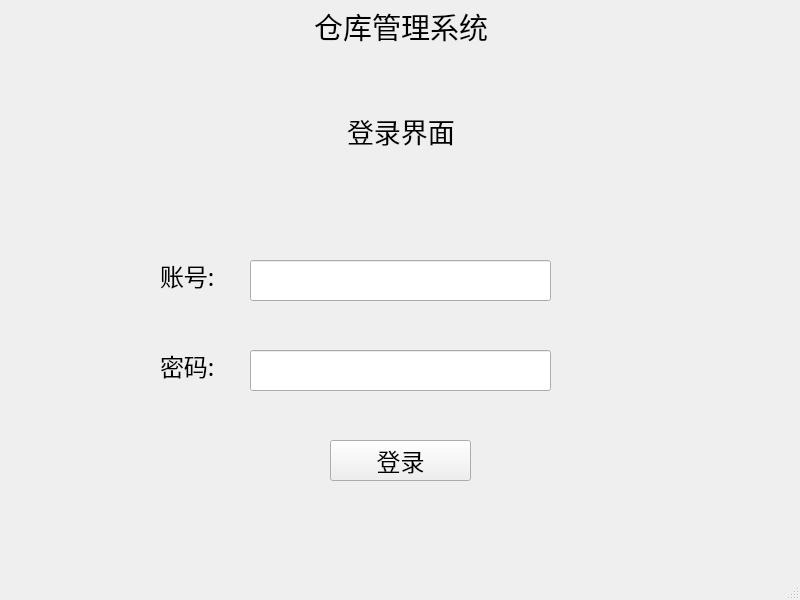
<?xml version="1.0" encoding="UTF-8"?>
<ui version="4.0">
 <class>MainWindow</class>
 <widget class="QMainWindow" name="MainWindow">
  <property name="geometry">
   <rect>
    <x>0</x>
    <y>0</y>
    <width>800</width>
    <height>600</height>
   </rect>
  </property>
  <property name="windowTitle">
   <string>仓库管理系统</string>
  </property>
  <widget class="QWidget" name="centralwidget">
   <widget class="QStackedWidget" name="stackedWidget">
    <property name="geometry">
     <rect>
      <x>10</x>
      <y>60</y>
      <width>781</width>
      <height>471</height>
     </rect>
    </property>
    <property name="font">
     <font>
      <family>楷体</family>
      <pointsize>18</pointsize>
     </font>
    </property>
    <property name="currentIndex">
     <number>0</number>
    </property>
    <widget class="QWidget" name="page">
     <widget class="QWidget" name="horizontalLayoutWidget_2">
      <property name="geometry">
       <rect>
        <x>0</x>
        <y>30</y>
        <width>781</width>
        <height>81</height>
       </rect>
      </property>
      <layout class="QHBoxLayout" name="horizontalLayout_2">
       <item>
        <spacer name="horizontalSpacer_3">
         <property name="orientation">
          <enum>Qt::Horizontal</enum>
         </property>
         <property name="sizeHint" stdset="0">
          <size>
           <width>40</width>
           <height>20</height>
          </size>
         </property>
        </spacer>
       </item>
       <item>
        <widget class="QLabel" name="title_LogIn">
         <property name="font">
          <font>
           <family>楷体</family>
           <pointsize>20</pointsize>
          </font>
         </property>
         <property name="text">
          <string>登录界面</string>
         </property>
        </widget>
       </item>
       <item>
        <spacer name="horizontalSpacer_4">
         <property name="orientation">
          <enum>Qt::Horizontal</enum>
         </property>
         <property name="sizeHint" stdset="0">
          <size>
           <width>40</width>
           <height>20</height>
          </size>
         </property>
        </spacer>
       </item>
      </layout>
     </widget>
     <widget class="QPushButton" name="btn_LogIn">
      <property name="geometry">
       <rect>
        <x>320</x>
        <y>380</y>
        <width>141</width>
        <height>41</height>
       </rect>
      </property>
      <property name="text">
       <string>登录</string>
      </property>
     </widget>
     <widget class="QLabel" name="lbl_UserName">
      <property name="geometry">
       <rect>
        <x>150</x>
        <y>190</y>
        <width>71</width>
        <height>51</height>
       </rect>
      </property>
      <property name="text">
       <string>账号:</string>
      </property>
     </widget>
     <widget class="QLabel" name="lbl_PassWord">
      <property name="geometry">
       <rect>
        <x>150</x>
        <y>280</y>
        <width>81</width>
        <height>51</height>
       </rect>
      </property>
      <property name="text">
       <string>密码:</string>
      </property>
     </widget>
     <widget class="QLineEdit" name="le_UserName">
      <property name="geometry">
       <rect>
        <x>240</x>
        <y>200</y>
        <width>301</width>
        <height>41</height>
       </rect>
      </property>
     </widget>
     <widget class="QLineEdit" name="le_PassWord">
      <property name="geometry">
       <rect>
        <x>240</x>
        <y>290</y>
        <width>301</width>
        <height>41</height>
       </rect>
      </property>
      <property name="echoMode">
       <enum>QLineEdit::Password</enum>
      </property>
     </widget>
    </widget>
    <widget class="QWidget" name="page_2">
     <widget class="QStackedWidget" name="stackedWidget_2">
      <property name="geometry">
       <rect>
        <x>10</x>
        <y>70</y>
        <width>761</width>
        <height>401</height>
       </rect>
      </property>
      <property name="currentIndex">
       <number>2</number>
      </property>
      <widget class="QWidget" name="page_3">
       <widget class="QTableWidget" name="tableWidget">
        <property name="geometry">
         <rect>
          <x>10</x>
          <y>20</y>
          <width>751</width>
          <height>381</height>
         </rect>
        </property>
        <property name="font">
         <font>
          <family>宋体</family>
          <pointsize>10</pointsize>
         </font>
        </property>
       </widget>
      </widget>
      <widget class="QWidget" name="page_4">
       <widget class="QTableWidget" name="tableWidget_2">
        <property name="geometry">
         <rect>
          <x>10</x>
          <y>20</y>
          <width>751</width>
          <height>381</height>
         </rect>
        </property>
        <property name="font">
         <font>
          <family>宋体</family>
          <pointsize>10</pointsize>
         </font>
        </property>
       </widget>
      </widget>
      <widget class="QWidget" name="page_5">
       <widget class="QTableWidget" name="tableWidget_3">
        <property name="geometry">
         <rect>
          <x>0</x>
          <y>20</y>
          <width>761</width>
          <height>381</height>
         </rect>
        </property>
        <property name="font">
         <font>
          <family>宋体</family>
          <pointsize>10</pointsize>
         </font>
        </property>
       </widget>
      </widget>
     </widget>
     <widget class="QWidget" name="horizontalLayoutWidget_3">
      <property name="geometry">
       <rect>
        <x>0</x>
        <y>10</y>
        <width>781</width>
        <height>41</height>
       </rect>
      </property>
      <layout class="QHBoxLayout" name="horizontalLayout_3">
       <item>
        <spacer name="horizontalSpacer_6">
         <property name="orientation">
          <enum>Qt::Horizontal</enum>
         </property>
         <property name="sizeHint" stdset="0">
          <size>
           <width>40</width>
           <height>20</height>
          </size>
         </property>
        </spacer>
       </item>
       <item>
        <widget class="QPushButton" name="btn_search_1">
         <property name="text">
          <string>查询一</string>
         </property>
        </widget>
       </item>
       <item>
        <spacer name="horizontalSpacer_7">
         <property name="orientation">
          <enum>Qt::Horizontal</enum>
         </property>
         <property name="sizeHint" stdset="0">
          <size>
           <width>40</width>
           <height>20</height>
          </size>
         </property>
        </spacer>
       </item>
       <item>
        <widget class="QPushButton" name="btn_search_2">
         <property name="text">
          <string>查询二</string>
         </property>
        </widget>
       </item>
       <item>
        <spacer name="horizontalSpacer_8">
         <property name="orientation">
          <enum>Qt::Horizontal</enum>
         </property>
         <property name="sizeHint" stdset="0">
          <size>
           <width>40</width>
           <height>20</height>
          </size>
         </property>
        </spacer>
       </item>
       <item>
        <widget class="QPushButton" name="btn_search_3">
         <property name="text">
          <string>查询三</string>
         </property>
        </widget>
       </item>
       <item>
        <spacer name="horizontalSpacer_5">
         <property name="orientation">
          <enum>Qt::Horizontal</enum>
         </property>
         <property name="sizeHint" stdset="0">
          <size>
           <width>40</width>
           <height>20</height>
          </size>
         </property>
        </spacer>
       </item>
      </layout>
     </widget>
    </widget>
   </widget>
   <widget class="QWidget" name="horizontalLayoutWidget">
    <property name="geometry">
     <rect>
      <x>10</x>
      <y>0</y>
      <width>781</width>
      <height>52</height>
     </rect>
    </property>
    <layout class="QHBoxLayout" name="horizontalLayout">
     <item>
      <spacer name="horizontalSpacer_2">
       <property name="orientation">
        <enum>Qt::Horizontal</enum>
       </property>
       <property name="sizeHint" stdset="0">
        <size>
         <width>40</width>
         <height>20</height>
        </size>
       </property>
      </spacer>
     </item>
     <item>
      <widget class="QLabel" name="label">
       <property name="font">
        <font>
         <family>楷体</family>
         <pointsize>22</pointsize>
        </font>
       </property>
       <property name="text">
        <string>仓库管理系统</string>
       </property>
       <property name="alignment">
        <set>Qt::AlignCenter</set>
       </property>
      </widget>
     </item>
     <item>
      <spacer name="horizontalSpacer">
       <property name="orientation">
        <enum>Qt::Horizontal</enum>
       </property>
       <property name="sizeHint" stdset="0">
        <size>
         <width>40</width>
         <height>20</height>
        </size>
       </property>
      </spacer>
     </item>
    </layout>
   </widget>
  </widget>
  <widget class="QMenuBar" name="menubar">
   <property name="geometry">
    <rect>
     <x>0</x>
     <y>0</y>
     <width>800</width>
     <height>26</height>
    </rect>
   </property>
  </widget>
  <widget class="QStatusBar" name="statusbar"/>
 </widget>
 <resources/>
 <connections>
  <connection>
   <sender>btn_LogIn</sender>
   <signal>clicked()</signal>
   <receiver>MainWindow</receiver>
   <slot>btn_LogIn_onClicked()</slot>
   <hints>
    <hint type="sourcelabel">
     <x>430</x>
     <y>500</y>
    </hint>
    <hint type="destinationlabel">
     <x>410</x>
     <y>562</y>
    </hint>
   </hints>
  </connection>
  <connection>
   <sender>btn_search_1</sender>
   <signal>clicked()</signal>
   <receiver>MainWindow</receiver>
   <slot>btn_search1_onClicked()</slot>
   <hints>
    <hint type="sourcelabel">
     <x>179</x>
     <y>121</y>
    </hint>
    <hint type="destinationlabel">
     <x>206</x>
     <y>48</y>
    </hint>
   </hints>
  </connection>
  <connection>
   <sender>btn_search_2</sender>
   <signal>clicked()</signal>
   <receiver>MainWindow</receiver>
   <slot>btn_search2_onClicked()</slot>
   <hints>
    <hint type="sourcelabel">
     <x>411</x>
     <y>105</y>
    </hint>
    <hint type="destinationlabel">
     <x>437</x>
     <y>77</y>
    </hint>
   </hints>
  </connection>
  <connection>
   <sender>btn_search_3</sender>
   <signal>clicked()</signal>
   <receiver>MainWindow</receiver>
   <slot>btn_search3_onClicked()</slot>
   <hints>
    <hint type="sourcelabel">
     <x>620</x>
     <y>103</y>
    </hint>
    <hint type="destinationlabel">
     <x>629</x>
     <y>68</y>
    </hint>
   </hints>
  </connection>
 </connections>
 <slots>
  <slot>btn_LogIn_onClicked()</slot>
  <slot>btn_search1_onClicked()</slot>
  <slot>btn_search2_onClicked()</slot>
  <slot>btn_search3_onClicked()</slot>
 </slots>
</ui>
